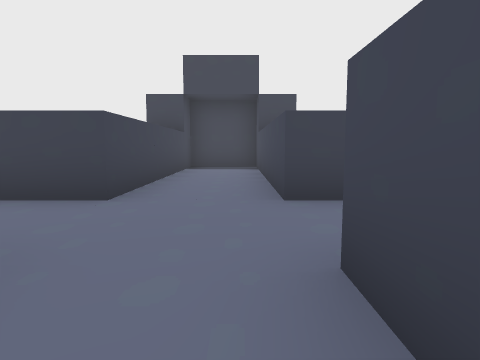
[1] (above)

13 first-person views from a walk through a 3-D level made in the Godot game engine. The camera is 1.2 m above the floor, tilts 6° down and sees 75° across. The floor is counted in squares, 2 m on a side. Each view is taken from the middle of a square. On the plan, view 1 faces up. The plan holds only what a view shows up to about 9 squares ahead; the rest is blank. The place goes on beyond the plan. Flat picture figures and markers are left out. Characters and animated objects are left out. Door leaves are left out where a doorway can be walked through.

[2]
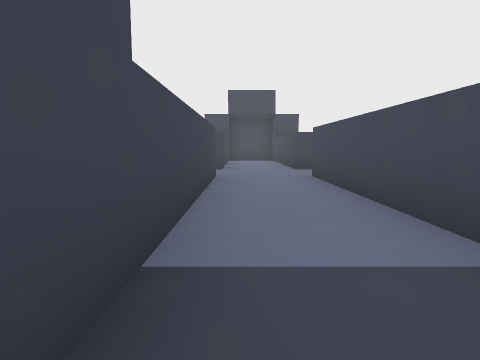

[3]
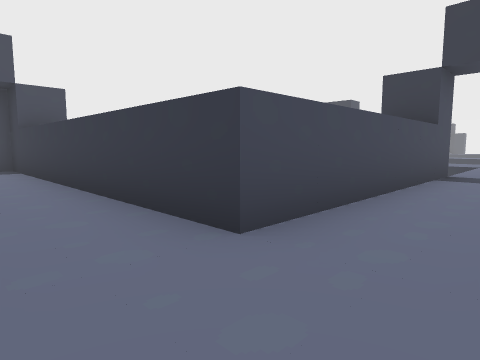

[4]
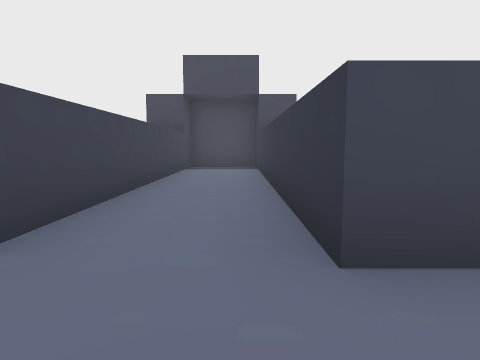

[5]
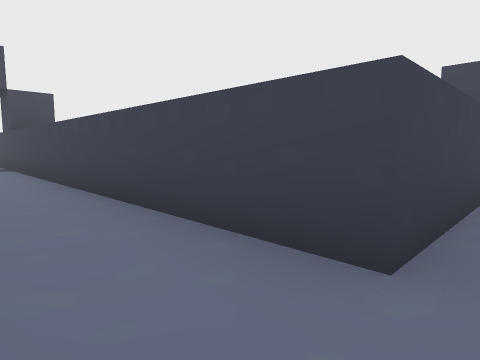

[6]
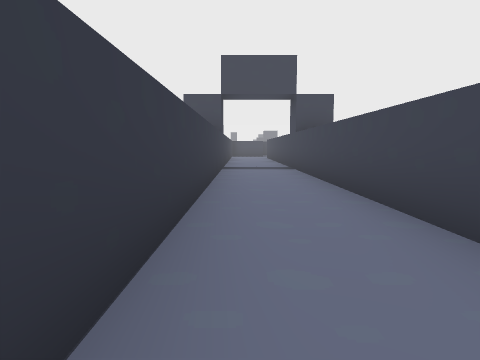

[7]
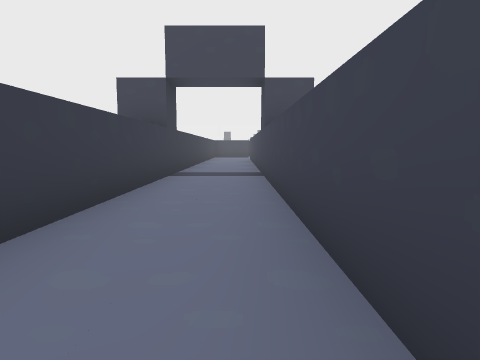

[8]
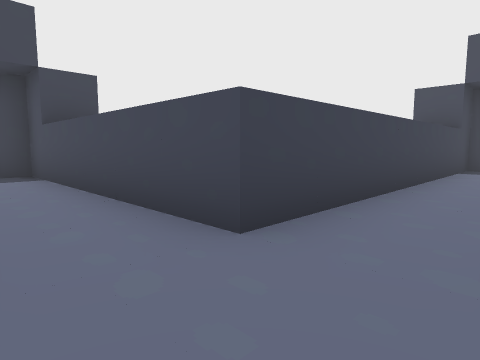

[9]
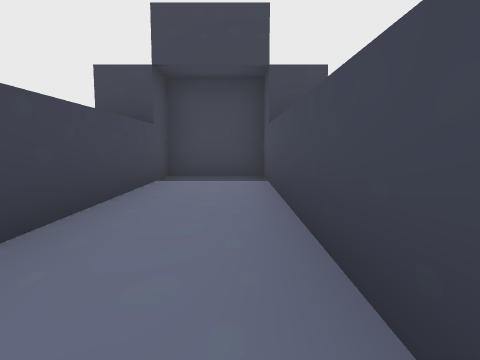

[10]
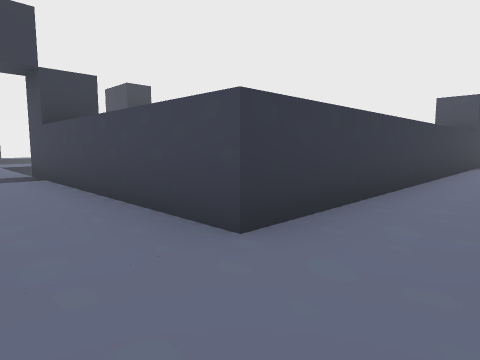

[11]
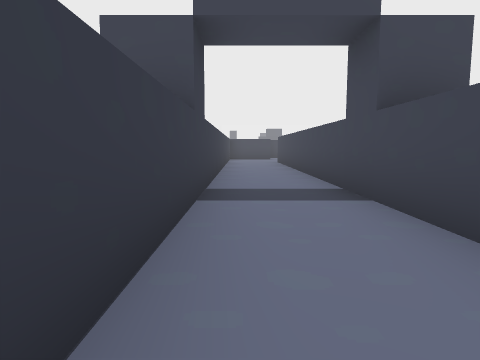

[12]
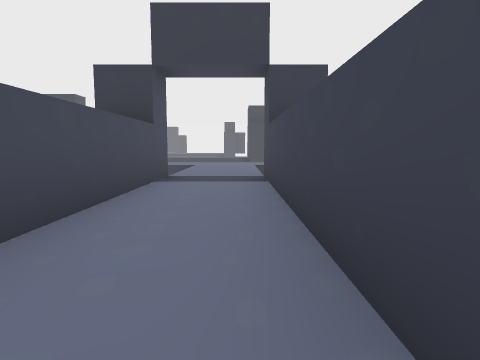

[13]
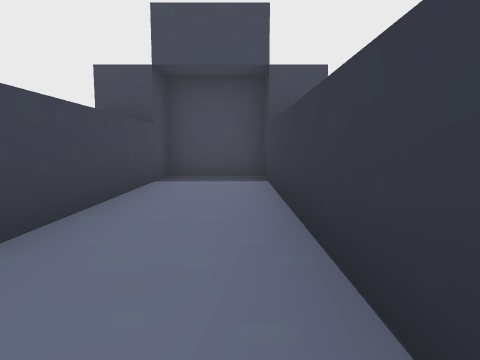

### Floor plan
Key: @ floor where view 1 was taken; # wall or solid block; . floor; D open door.
Columns run from 13 left of view 1 to 9 right of it. Each row starts with its distance up from view 1.
 10            ####
  9            #DD#
  8            #..#
  7            #..#
  6            #..#
  5            #..#
  4 ############..#########
  3 ..D..................D#
  2 ..D..................D#
  1 ############..#########
  0            #.@#
 -1            #..#
 -2            #..#
 -3            #..#
 -4            #DD#
 -5             ..
 -6             ..
 -7             ..

Where each view was taken, in squares from view 1:
view 1: 0 up, 0 right, facing up
view 2: 5 down, 1 left, facing up
view 3: 3 up, 1 left, facing down-right
view 4: 2 up, 1 left, facing right
view 5: 2 up, 1 left, facing up-left
view 6: 2 up, 2 left, facing left
view 7: 3 up, 4 left, facing left
view 8: 2 up, 1 left, facing up-right
view 9: 3 up, 0 right, facing up
view 10: 3 up, 0 right, facing down-left
view 11: 2 up, 7 left, facing left
view 12: 2 up, 1 left, facing down
view 13: 2 up, 2 right, facing right
